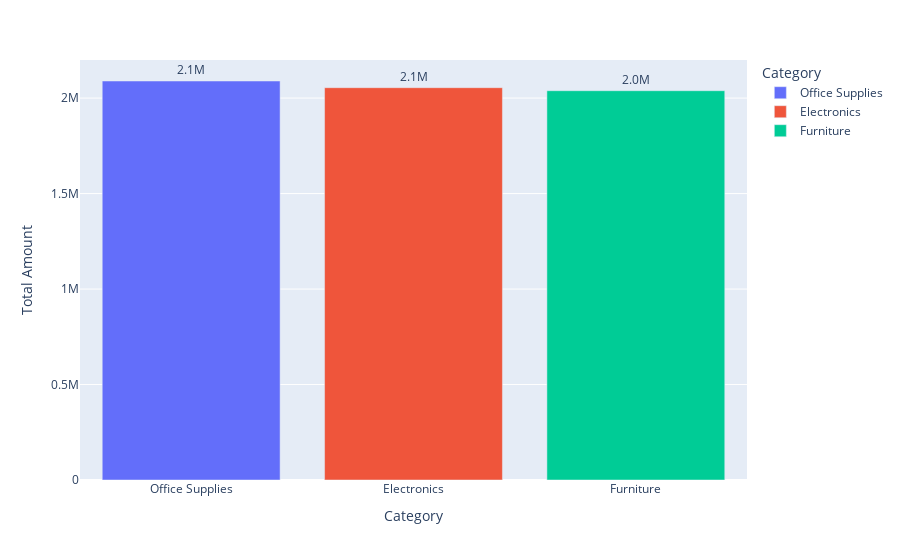

Write notebook code for a chart like this one.
### Code cell
category_amounts = (
    df.groupby('Category')['Amount']
    .sum()
    .sort_values(ascending=False)
    .reset_index()
)


fig = px.bar(
    data_frame=category_amounts,
    x='Category',
    y='Amount',
    color='Category',   
    text='Amount'       
)

fig.update_traces(texttemplate='%{text:.2s}', textposition='outside')  # يظبط شكل القيم
fig.update_layout(yaxis_title="Total Amount", xaxis_title="Category")

fig.show()

### Figure 1 — Plotly figure (JSON) as saved in the notebook; plotly's stock layout.template omitted (floating-point values rounded to 4 significant figures)
{"data": [{"hovertemplate": "Category=%{x}<br>Amount=%{text}<extra></extra>", "legendgroup": "Office Supplies", "marker": {"color": "#636efa", "pattern": {"shape": ""}}, "name": "Office Supplies", "orientation": "v", "showlegend": true, "text": [2090000.0], "textposition": "outside", "texttemplate": "%{text:.2s}", "type": "bar", "x": ["Office Supplies"], "xaxis": "x", "y": [2089510], "yaxis": "y"}, {"hovertemplate": "Category=%{x}<br>Amount=%{text}<extra></extra>", "legendgroup": "Electronics", "marker": {"color": "#EF553B", "pattern": {"shape": ""}}, "name": "Electronics", "orientation": "v", "showlegend": true, "text": [2054000.0], "textposition": "outside", "texttemplate": "%{text:.2s}", "type": "bar", "x": ["Electronics"], "xaxis": "x", "y": [2054456], "yaxis": "y"}, {"hovertemplate": "Category=%{x}<br>Amount=%{text}<extra></extra>", "legendgroup": "Furniture", "marker": {"color": "#00cc96", "pattern": {"shape": ""}}, "name": "Furniture", "orientation": "v", "showlegend": true, "text": [2039000.0], "textposition": "outside", "texttemplate": "%{text:.2s}", "type": "bar", "x": ["Furniture"], "xaxis": "x", "y": [2038673], "yaxis": "y"}], "layout": {"barmode": "relative", "legend": {"title": {"text": "Category"}, "tracegroupgap": 0}, "margin": {"t": 60}, "xaxis": {"anchor": "y", "categoryarray": ["Office Supplies", "Electronics", "Furniture"], "categoryorder": "array", "domain": [0, 1], "title": {"text": "Category"}}, "yaxis": {"anchor": "x", "domain": [0, 1], "title": {"text": "Total Amount"}}}}
